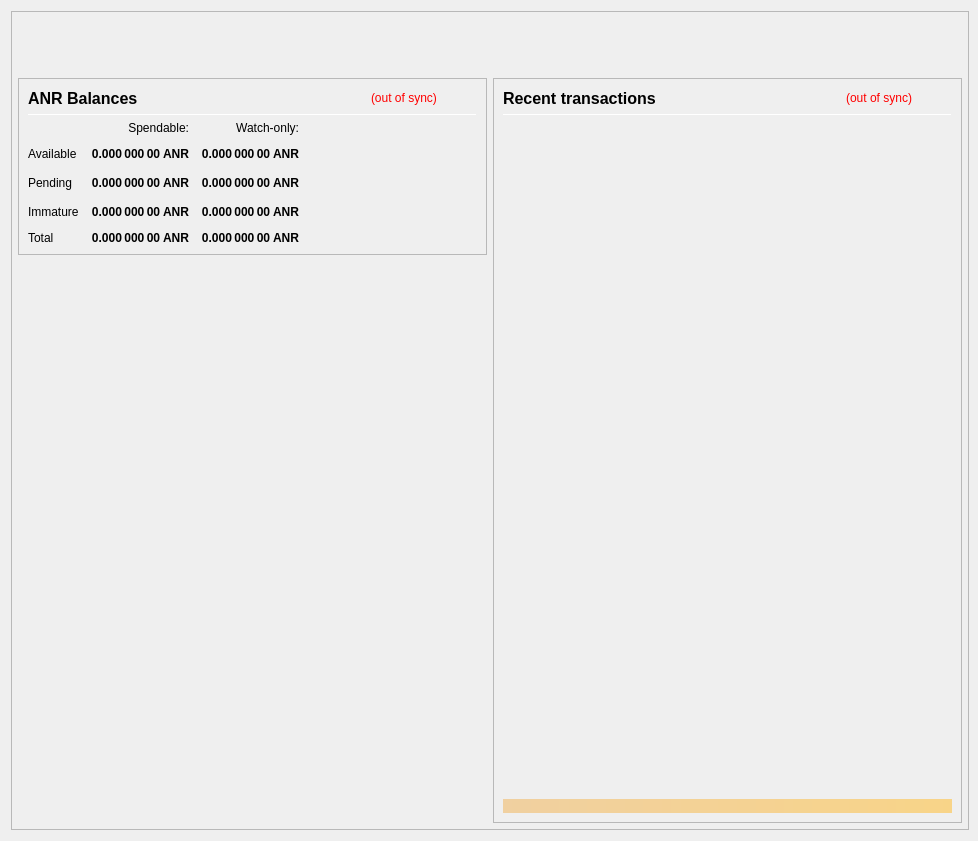
<?xml version="1.0" encoding="UTF-8"?>
<ui version="4.0">
 <class>OverviewPage</class>
 <widget class="QWidget" name="OverviewPage">
  <property name="geometry">
   <rect>
    <x>0</x>
    <y>0</y>
    <width>978</width>
    <height>841</height>
   </rect>
  </property>
  <property name="minimumSize">
   <size>
    <width>960</width>
    <height>682</height>
   </size>
  </property>
  <property name="font">
   <font>
    <weight>50</weight>
    <bold>false</bold>
   </font>
  </property>
  <property name="windowTitle">
   <string>Form</string>
  </property>
  <layout class="QVBoxLayout" name="topLayout" stretch="0">
   <property name="rightMargin">
    <number>9</number>
   </property>
   <item>
    <widget class="QFrame" name="frame_BG">
     <property name="minimumSize">
      <size>
       <width>850</width>
       <height>610</height>
      </size>
     </property>
     <property name="maximumSize">
      <size>
       <width>16777215</width>
       <height>16777215</height>
      </size>
     </property>
     <property name="frameShape">
      <enum>QFrame::StyledPanel</enum>
     </property>
     <property name="frameShadow">
      <enum>QFrame::Raised</enum>
     </property>
     <layout class="QVBoxLayout" name="verticalLayout_3" stretch="0">
      <property name="leftMargin">
       <number>0</number>
      </property>
      <property name="topMargin">
       <number>0</number>
      </property>
      <property name="rightMargin">
       <number>0</number>
      </property>
      <property name="bottomMargin">
       <number>6</number>
      </property>
      <item>
       <layout class="QVBoxLayout" name="verticalLayout_Master" stretch="0,1">
        <property name="leftMargin">
         <number>0</number>
        </property>
        <property name="topMargin">
         <number>0</number>
        </property>
        <property name="rightMargin">
         <number>0</number>
        </property>
        <property name="bottomMargin">
         <number>0</number>
        </property>
        <item>
         <widget class="QFrame" name="frame_Header">
          <layout class="QVBoxLayout" name="verticalLayout_Header" stretch="0">
           <property name="leftMargin">
            <number>0</number>
           </property>
           <property name="topMargin">
            <number>0</number>
           </property>
           <property name="rightMargin">
            <number>0</number>
           </property>
           <property name="bottomMargin">
            <number>0</number>
           </property>
           <item>
            <layout class="QHBoxLayout" name="horizontalLayout_Header" stretch="1,0">
             <property name="spacing">
              <number>6</number>
             </property>
             <item>
              <spacer name="horizontalSpacer_Header">
               <property name="orientation">
                <enum>Qt::Horizontal</enum>
               </property>
               <property name="sizeHint" stdset="0">
                <size>
                 <width>40</width>
                 <height>20</height>
                </size>
               </property>
              </spacer>
             </item>
             <item>
              <widget class="QLabel" name="labelOverviewHeaderRight">
               <property name="minimumSize">
                <size>
                 <width>464</width>
                 <height>60</height>
                </size>
               </property>
               <property name="maximumSize">
                <size>
                 <width>16777215</width>
                 <height>60</height>
                </size>
               </property>
               <property name="font">
                <font>
                 <pointsize>14</pointsize>
                </font>
               </property>
               <property name="text">
                <string/>
               </property>
               <property name="alignment">
                <set>Qt::AlignRight|Qt::AlignTrailing|Qt::AlignVCenter</set>
               </property>
              </widget>
             </item>
            </layout>
           </item>
          </layout>
         </widget>
        </item>
        <item>
         <widget class="QFrame" name="frame_Content">
          <layout class="QVBoxLayout" name="verticalLayout_Content">
           <property name="leftMargin">
            <number>6</number>
           </property>
           <property name="topMargin">
            <number>0</number>
           </property>
           <property name="rightMargin">
            <number>6</number>
           </property>
           <property name="bottomMargin">
            <number>0</number>
           </property>
           <item>
            <layout class="QHBoxLayout" name="horizontalLayout_Content" stretch="1,1">
             <property name="spacing">
              <number>6</number>
             </property>
             <item>
              <layout class="QVBoxLayout" name="verticalLayout_left" stretch="0,0">
               <item>
                <widget class="QFrame" name="frameBalances">
                 <property name="frameShape">
                  <enum>QFrame::StyledPanel</enum>
                 </property>
                 <property name="frameShadow">
                  <enum>QFrame::Raised</enum>
                 </property>
                 <layout class="QVBoxLayout" name="verticalLayout_4">
                  <item>
                   <layout class="QHBoxLayout" name="hlBalancesHeader" stretch="2,0,0">
                    <property name="spacing">
                     <number>6</number>
                    </property>
                    <item>
                     <widget class="QLabel" name="labelBalances">
                      <property name="minimumSize">
                       <size>
                        <width>0</width>
                        <height>0</height>
                       </size>
                      </property>
                      <property name="font">
                       <font>
                        <pointsize>12</pointsize>
                        <weight>75</weight>
                        <bold>true</bold>
                       </font>
                      </property>
                      <property name="text">
                       <string>ANR Balances</string>
                      </property>
                     </widget>
                    </item>
                    <item>
                     <widget class="QLabel" name="labelWalletStatus">
                      <property name="cursor">
                       <cursorShape>WhatsThisCursor</cursorShape>
                      </property>
                      <property name="toolTip">
                       <string>The displayed information may be out of date. Your wallet automatically synchronizes with the Arnesta network after a connection is established, but this process has not completed yet.</string>
                      </property>
                      <property name="styleSheet">
                       <string notr="true">QLabel { color: red; }</string>
                      </property>
                      <property name="text">
                       <string notr="true">(out of sync)</string>
                      </property>
                      <property name="alignment">
                       <set>Qt::AlignLeading|Qt::AlignLeft|Qt::AlignVCenter</set>
                      </property>
                     </widget>
                    </item>
                    <item>
                     <spacer name="hsBalancesHeader">
                      <property name="orientation">
                       <enum>Qt::Horizontal</enum>
                      </property>
                      <property name="sizeHint" stdset="0">
                       <size>
                        <width>40</width>
                        <height>20</height>
                       </size>
                      </property>
                     </spacer>
                    </item>
                   </layout>
                  </item>
                  <item>
                   <widget class="Line" name="lineBalances">
                    <property name="minimumSize">
                     <size>
                      <width>0</width>
                      <height>1</height>
                     </size>
                    </property>
                    <property name="maximumSize">
                     <size>
                      <width>16777215</width>
                      <height>1</height>
                     </size>
                    </property>
                    <property name="orientation">
                     <enum>Qt::Horizontal</enum>
                    </property>
                   </widget>
                  </item>
                  <item>
                   <layout class="QGridLayout" name="gridLayout">
                    <property name="spacing">
                     <number>12</number>
                    </property>
                    <item row="2" column="2">
                     <widget class="QLabel" name="labelWatchPending">
                      <property name="font">
                       <font>
                        <weight>75</weight>
                        <bold>true</bold>
                       </font>
                      </property>
                      <property name="cursor">
                       <cursorShape>ArrowCursor</cursorShape>
                      </property>
                      <property name="toolTip">
                       <string>Unconfirmed transactions to watch-only addresses</string>
                      </property>
                      <property name="text">
                       <string notr="true">0.000 000 00 ANR</string>
                      </property>
                      <property name="alignment">
                       <set>Qt::AlignRight|Qt::AlignTrailing|Qt::AlignVCenter</set>
                      </property>
                      <property name="textInteractionFlags">
                       <set>Qt::NoTextInteraction</set>
                      </property>
                     </widget>
                    </item>
                    <item row="2" column="1">
                     <widget class="QLabel" name="labelUnconfirmed">
                      <property name="font">
                       <font>
                        <weight>75</weight>
                        <bold>true</bold>
                       </font>
                      </property>
                      <property name="cursor">
                       <cursorShape>ArrowCursor</cursorShape>
                      </property>
                      <property name="toolTip">
                       <string>Total of transactions that have yet to be confirmed, and do not yet count toward the spendable balance</string>
                      </property>
                      <property name="text">
                       <string notr="true">0.000 000 00 ANR</string>
                      </property>
                      <property name="alignment">
                       <set>Qt::AlignRight|Qt::AlignTrailing|Qt::AlignVCenter</set>
                      </property>
                      <property name="textInteractionFlags">
                       <set>Qt::NoTextInteraction</set>
                      </property>
                     </widget>
                    </item>
                    <item row="3" column="2">
                     <widget class="QLabel" name="labelWatchImmature">
                      <property name="font">
                       <font>
                        <weight>75</weight>
                        <bold>true</bold>
                       </font>
                      </property>
                      <property name="cursor">
                       <cursorShape>ArrowCursor</cursorShape>
                      </property>
                      <property name="toolTip">
                       <string>Staked or masternode rewards in watch-only addresses that has not yet matured</string>
                      </property>
                      <property name="text">
                       <string notr="true">0.000 000 00 ANR</string>
                      </property>
                      <property name="alignment">
                       <set>Qt::AlignRight|Qt::AlignTrailing|Qt::AlignVCenter</set>
                      </property>
                      <property name="textInteractionFlags">
                       <set>Qt::NoTextInteraction</set>
                      </property>
                     </widget>
                    </item>
                    <item row="4" column="0">
                     <widget class="QLabel" name="labelTotalText">
                      <property name="text">
                       <string>Total</string>
                      </property>
                      <property name="textInteractionFlags">
                       <set>Qt::NoTextInteraction</set>
                      </property>
                     </widget>
                    </item>
                    <item row="3" column="1">
                     <widget class="QLabel" name="labelImmature">
                      <property name="font">
                       <font>
                        <weight>75</weight>
                        <bold>true</bold>
                       </font>
                      </property>
                      <property name="cursor">
                       <cursorShape>ArrowCursor</cursorShape>
                      </property>
                      <property name="toolTip">
                       <string>Staked or masternode rewards that has not yet matured</string>
                      </property>
                      <property name="text">
                       <string notr="true">0.000 000 00 ANR</string>
                      </property>
                      <property name="alignment">
                       <set>Qt::AlignRight|Qt::AlignTrailing|Qt::AlignVCenter</set>
                      </property>
                      <property name="textInteractionFlags">
                       <set>Qt::NoTextInteraction</set>
                      </property>
                     </widget>
                    </item>
                    <item row="2" column="3">
                     <spacer name="hsBalances">
                      <property name="orientation">
                       <enum>Qt::Horizontal</enum>
                      </property>
                      <property name="sizeHint" stdset="0">
                       <size>
                        <width>40</width>
                        <height>20</height>
                       </size>
                      </property>
                     </spacer>
                    </item>
                    <item row="3" column="0">
                     <widget class="QLabel" name="labelImmatureText">
                      <property name="text">
                       <string>Immature</string>
                      </property>
                      <property name="textInteractionFlags">
                       <set>Qt::NoTextInteraction</set>
                      </property>
                     </widget>
                    </item>
                    <item row="4" column="1">
                     <widget class="QLabel" name="labelTotal">
                      <property name="font">
                       <font>
                        <weight>75</weight>
                        <bold>true</bold>
                       </font>
                      </property>
                      <property name="cursor">
                       <cursorShape>ArrowCursor</cursorShape>
                      </property>
                      <property name="toolTip">
                       <string>Your current total balance</string>
                      </property>
                      <property name="text">
                       <string notr="true">0.000 000 00 ANR</string>
                      </property>
                      <property name="alignment">
                       <set>Qt::AlignRight|Qt::AlignTrailing|Qt::AlignVCenter</set>
                      </property>
                      <property name="textInteractionFlags">
                       <set>Qt::NoTextInteraction</set>
                      </property>
                     </widget>
                    </item>
                    <item row="4" column="2">
                     <widget class="QLabel" name="labelWatchTotal">
                      <property name="font">
                       <font>
                        <weight>75</weight>
                        <bold>true</bold>
                       </font>
                      </property>
                      <property name="cursor">
                       <cursorShape>ArrowCursor</cursorShape>
                      </property>
                      <property name="toolTip">
                       <string>Current total balance in watch-only addresses</string>
                      </property>
                      <property name="text">
                       <string notr="true">0.000 000 00 ANR</string>
                      </property>
                      <property name="alignment">
                       <set>Qt::AlignRight|Qt::AlignTrailing|Qt::AlignVCenter</set>
                      </property>
                      <property name="textInteractionFlags">
                       <set>Qt::NoTextInteraction</set>
                      </property>
                     </widget>
                    </item>
                    <item row="0" column="2">
                     <widget class="QLabel" name="labelWatchonly">
                      <property name="text">
                       <string>Watch-only:</string>
                      </property>
                      <property name="alignment">
                       <set>Qt::AlignRight|Qt::AlignTrailing|Qt::AlignVCenter</set>
                      </property>
                     </widget>
                    </item>
                    <item row="1" column="0">
                     <widget class="QLabel" name="labelBalanceText">
                      <property name="text">
                       <string>Available</string>
                      </property>
                      <property name="textInteractionFlags">
                       <set>Qt::NoTextInteraction</set>
                      </property>
                     </widget>
                    </item>
                    <item row="1" column="1">
                     <widget class="QLabel" name="labelBalance">
                      <property name="font">
                       <font>
                        <weight>75</weight>
                        <bold>true</bold>
                       </font>
                      </property>
                      <property name="cursor">
                       <cursorShape>ArrowCursor</cursorShape>
                      </property>
                      <property name="toolTip">
                       <string>Your current spendable balance</string>
                      </property>
                      <property name="text">
                       <string notr="true">0.000 000 00 ANR</string>
                      </property>
                      <property name="alignment">
                       <set>Qt::AlignRight|Qt::AlignTrailing|Qt::AlignVCenter</set>
                      </property>
                      <property name="textInteractionFlags">
                       <set>Qt::NoTextInteraction</set>
                      </property>
                     </widget>
                    </item>
                    <item row="1" column="2">
                     <widget class="QLabel" name="labelWatchAvailable">
                      <property name="font">
                       <font>
                        <weight>75</weight>
                        <bold>true</bold>
                       </font>
                      </property>
                      <property name="cursor">
                       <cursorShape>ArrowCursor</cursorShape>
                      </property>
                      <property name="toolTip">
                       <string>Your current balance in watch-only addresses</string>
                      </property>
                      <property name="text">
                       <string notr="true">0.000 000 00 ANR</string>
                      </property>
                      <property name="alignment">
                       <set>Qt::AlignRight|Qt::AlignTrailing|Qt::AlignVCenter</set>
                      </property>
                      <property name="textInteractionFlags">
                       <set>Qt::NoTextInteraction</set>
                      </property>
                     </widget>
                    </item>
                    <item row="2" column="0">
                     <widget class="QLabel" name="labelPendingText">
                      <property name="text">
                       <string>Pending</string>
                      </property>
                      <property name="textInteractionFlags">
                       <set>Qt::NoTextInteraction</set>
                      </property>
                     </widget>
                    </item>
                    <item row="0" column="1">
                     <widget class="QLabel" name="labelSpendable">
                      <property name="text">
                       <string>Spendable:</string>
                      </property>
                      <property name="alignment">
                       <set>Qt::AlignRight|Qt::AlignTrailing|Qt::AlignVCenter</set>
                      </property>
                     </widget>
                    </item>
                   </layout>
                  </item>
                 </layout>
                </widget>
               </item>
               <item>
                <spacer name="verticalSpacer">
                 <property name="orientation">
                  <enum>Qt::Vertical</enum>
                 </property>
                 <property name="sizeHint" stdset="0">
                  <size>
                   <width>20</width>
                   <height>40</height>
                  </size>
                 </property>
                </spacer>
               </item>
              </layout>
             </item>
             <item>
              <layout class="QVBoxLayout" name="verticalLayout_right" stretch="1">
               <item>
                <widget class="QFrame" name="frame_RecentTransactions">
                 <property name="minimumSize">
                  <size>
                   <width>0</width>
                   <height>0</height>
                  </size>
                 </property>
                 <property name="frameShape">
                  <enum>QFrame::StyledPanel</enum>
                 </property>
                 <property name="frameShadow">
                  <enum>QFrame::Raised</enum>
                 </property>
                 <layout class="QVBoxLayout" name="verticalLayout_1" stretch="0,0,0,0,0">
                  <item>
                   <layout class="QHBoxLayout" name="horizontalLayout_2" stretch="2,0,0">
                    <property name="spacing">
                     <number>3</number>
                    </property>
                    <item>
                     <widget class="QLabel" name="label_4">
                      <property name="minimumSize">
                       <size>
                        <width>0</width>
                        <height>20</height>
                       </size>
                      </property>
                      <property name="font">
                       <font>
                        <pointsize>12</pointsize>
                        <weight>75</weight>
                        <bold>true</bold>
                       </font>
                      </property>
                      <property name="text">
                       <string>Recent transactions</string>
                      </property>
                     </widget>
                    </item>
                    <item>
                     <widget class="QLabel" name="labelTransactionsStatus">
                      <property name="cursor">
                       <cursorShape>WhatsThisCursor</cursorShape>
                      </property>
                      <property name="toolTip">
                       <string>The displayed information may be out of date. Your wallet automatically synchronizes with the Arnesta network after a connection is established, but this process has not completed yet.</string>
                      </property>
                      <property name="styleSheet">
                       <string notr="true">QLabel { color: red; }</string>
                      </property>
                      <property name="text">
                       <string notr="true">(out of sync)</string>
                      </property>
                      <property name="alignment">
                       <set>Qt::AlignRight|Qt::AlignTrailing|Qt::AlignVCenter</set>
                      </property>
                     </widget>
                    </item>
                    <item>
                     <spacer name="horizontalSpacer">
                      <property name="orientation">
                       <enum>Qt::Horizontal</enum>
                      </property>
                      <property name="sizeHint" stdset="0">
                       <size>
                        <width>40</width>
                        <height>20</height>
                       </size>
                      </property>
                     </spacer>
                    </item>
                   </layout>
                  </item>
                  <item>
                   <widget class="Line" name="line">
                    <property name="minimumSize">
                     <size>
                      <width>0</width>
                      <height>1</height>
                     </size>
                    </property>
                    <property name="maximumSize">
                     <size>
                      <width>16777215</width>
                      <height>1</height>
                     </size>
                    </property>
                    <property name="orientation">
                     <enum>Qt::Horizontal</enum>
                    </property>
                   </widget>
                  </item>
                  <item>
                   <widget class="QListView" name="listTransactions">
                    <property name="minimumSize">
                     <size>
                      <width>0</width>
                      <height>0</height>
                     </size>
                    </property>
                    <property name="styleSheet">
                     <string notr="true">QListView { background: transparent; }</string>
                    </property>
                    <property name="frameShape">
                     <enum>QFrame::NoFrame</enum>
                    </property>
                    <property name="verticalScrollBarPolicy">
                     <enum>Qt::ScrollBarAlwaysOff</enum>
                    </property>
                    <property name="horizontalScrollBarPolicy">
                     <enum>Qt::ScrollBarAlwaysOff</enum>
                    </property>
                    <property name="selectionMode">
                     <enum>QAbstractItemView::NoSelection</enum>
                    </property>
                   </widget>
                  </item>
                  <item>
                   <spacer name="verticalSpacer_2">
                    <property name="orientation">
                     <enum>Qt::Vertical</enum>
                    </property>
                    <property name="sizeType">
                     <enum>QSizePolicy::Expanding</enum>
                    </property>
                    <property name="sizeHint" stdset="0">
                     <size>
                      <width>20</width>
                      <height>40</height>
                     </size>
                    </property>
                   </spacer>
                  </item>
                  <item>
                   <widget class="QLabel" name="labelAlerts">
                    <property name="maximumSize">
                     <size>
                      <width>16777215</width>
                      <height>16777215</height>
                     </size>
                    </property>
                    <property name="styleSheet">
                     <string notr="true">background-color: qlineargradient(x1: 0, y1: 0, x2: 1, y2: 0, stop:0 #F0D0A0, stop:1 #F8D488); color:#000000;</string>
                    </property>
                    <property name="text">
                     <string/>
                    </property>
                    <property name="wordWrap">
                     <bool>true</bool>
                    </property>
                    <property name="margin">
                     <number>3</number>
                    </property>
                   </widget>
                  </item>
                 </layout>
                </widget>
               </item>
              </layout>
             </item>
            </layout>
           </item>
          </layout>
         </widget>
        </item>
       </layout>
      </item>
     </layout>
    </widget>
   </item>
  </layout>
 </widget>
 <resources/>
 <connections/>
</ui>
